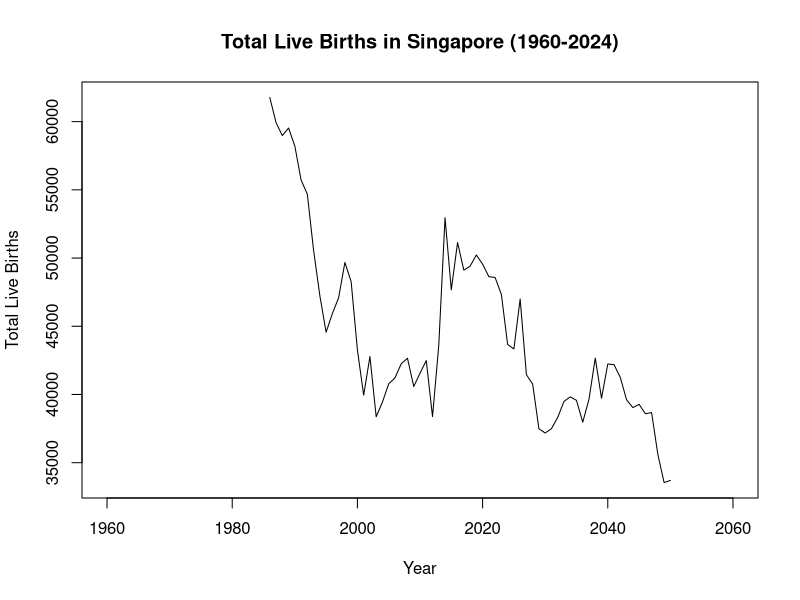
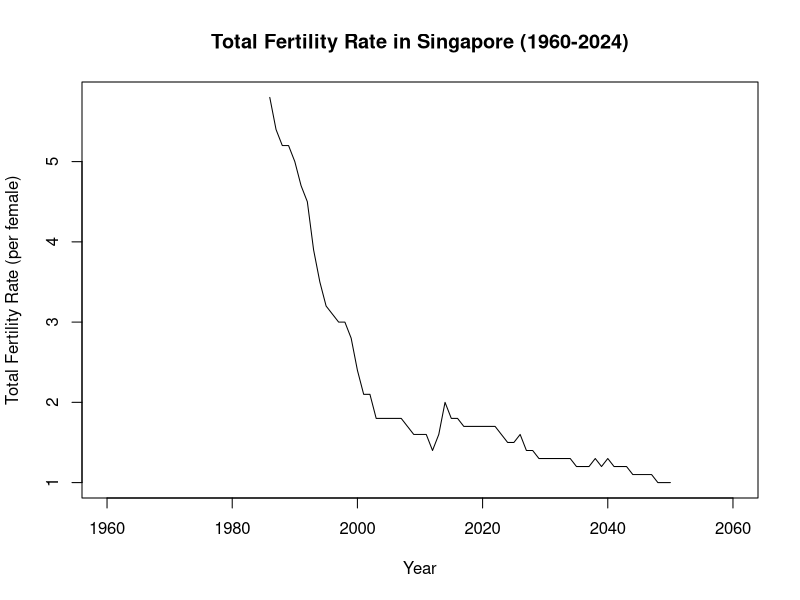
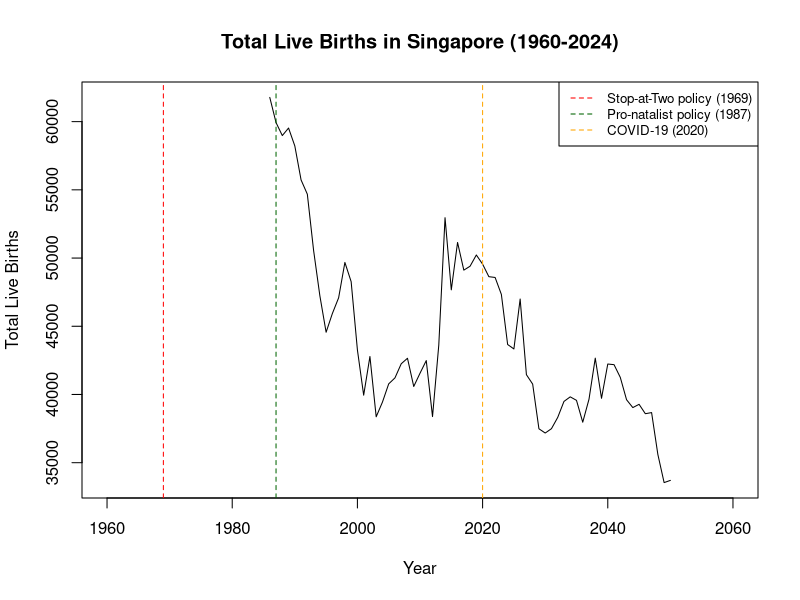
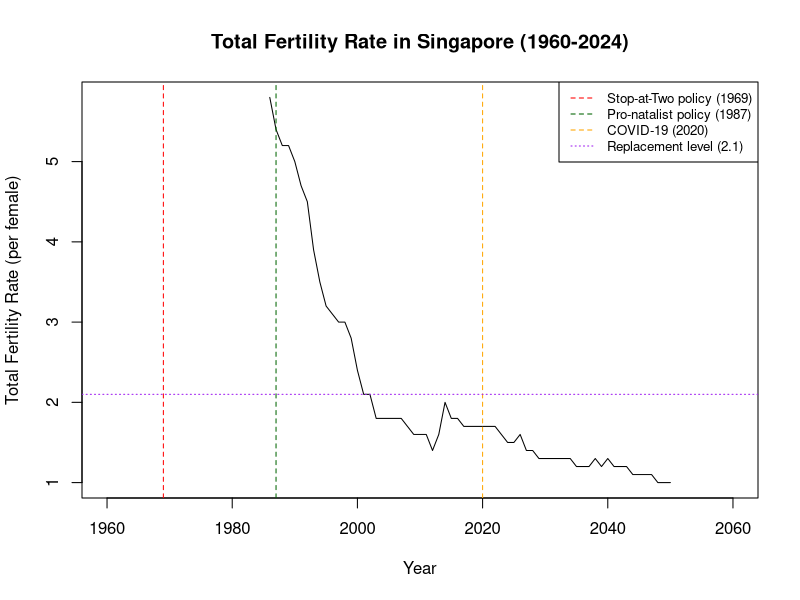

Here is the R script that generated these plots, in order: (Note: this script raises an error after producing the figures.)
## ---- chunk 1
# Load the data
births <- read.csv("singapore_births.csv")

# Rename columns
colnames(births) <- c("Year", "TFR", "TLB")

# Reverse so years go 1960 to 2024
births <- births[nrow(births):1, ]
rownames(births) <- NULL

# Check it looks right
head(births)
tail(births)

# Convert to time series objects
TLB <- ts(births$TLB, start = 1960, frequency = 1)
TFR <- ts(births$TFR, start = 1960, frequency = 1)

# Training period 1960-2012 only
TLB_train <- window(TLB, start = 1960, end = 2012)
TFR_train <- window(TFR, start = 1960, end = 2012)

## ---- chunk 2

# Summary statistics provide a basic numerical description of each series before visual analysis.
# We look at the minimum, maximum, mean and quartiles to understand the overall range and central tendency of TLB and TFR over the full 1960-2024 period.
cat("=== Total Live Births ===\n")
summary(TLB)

cat("\n=== Total Fertility Rate ===\n")
summary(TFR)

## ---- chunk 3
# Plotting the full TLB time series from 1960 to 2024.
plot(TLB,
     main = "Total Live Births in Singapore (1960-2024)",
     ylab = "Total Live Births",
     xlab = "Year")
## ---- chunk 4
plot(TFR,
     main = "Total Fertility Rate in Singapore (1960-2024)",
     ylab = "Total Fertility Rate (per female)",
     xlab = "Year")
## ---- chunk 5
# Reproduce the TLB plot with policy reference lines added at the years where known government interventions occurred

plot(TLB,
     main = "Total Live Births in Singapore (1960-2024)",
     ylab = "Total Live Births",
     xlab = "Year")
# Adding lines to the time series
abline(v = 1969, col = "red",       lty = 2) 
abline(v = 1987, col = "darkgreen", lty = 2)
abline(v = 2020, col = "orange",    lty = 2)

legend("topright",
       legend = c("Stop-at-Two policy (1969)",
                  "Pro-natalist policy (1987)",
                  "COVID-19 (2020)"),
       col    = c("red", "darkgreen", "orange"),
       lty    = 2,
       cex    = 0.8)
## ---- chunk 6
# Reproduce the TFR plot with policy reference lines and the replacement level line

plot(TFR,
     main = "Total Fertility Rate in Singapore (1960-2024)",
     ylab = "Total Fertility Rate (per female)",
     xlab = "Year")

abline(v = 1969, col = "red",       lty = 2)
abline(v = 1987, col = "darkgreen", lty = 2)
abline(v = 2020, col = "orange",    lty = 2)
abline(h = 2.1,  col = "purple",    lty = 3)

legend("topright",
       legend = c("Stop-at-Two policy (1969)",
                  "Pro-natalist policy (1987)",
                  "COVID-19 (2020)",
                  "Replacement level (2.1)"),
       col    = c("red", "darkgreen", "orange", "purple"),
       lty    = c(2, 2, 2, 3),
       cex    = 0.8)
## ---- chunk 7
# The ACF (correlogram) plots the autocorrelation at each lag. As noted in the course notes, if there is a trend the ACF will decrease slowly and remain significant across many lags, indicating non-stationarity.

acf(TLB, lag.max = 20,
    main = "ACF of Total Live Births (1960-2024)")
## ---- chunk 8
# The PACF plots the partial autocorrelation at each lag — the correlation between x_t and x_{t-k} after removing the effect of all intermediate lags.A dominant spike at lag 1 in the PACF suggests an AR(1) component may be present once the trend is removed.

pacf(TLB, lag.max = 20,
     main = "PACF of Total Live Births (1960-2024)")
## ---- chunk 9
# ACF of TFR — we expect a similar slowly decaying pattern to TLB given both series share a strong downward trend

acf(TFR, lag.max = 20,
    main = "ACF of Total Fertility Rate (1960-2024)")
## ---- chunk 10
# PACF of TFR to identify any autoregressive structure that may be present in the series

pacf(TFR, lag.max = 20,
     main = "PACF of Total Fertility Rate (1960-2024)")
## ---- chunk 11
# Apply first-order differencing to TLB training data using the diff() function and plot the result.A horizontal line at zero is added if the differenced series fluctuates around zero with no clear trend, stationarity has been achieved.

plot(diff(TLB_train),
     main = "First Difference of TLB (1960-2012)",
     ylab = "Change in TLB",
     xlab = "Year",
     col  = "steelblue",
     lwd  = 2)
abline(h = 0, lty = 2)
## ---- chunk 12
# Apply first-order differencing to TFR training data and plot the result

plot(diff(TFR_train),
     main = "First Difference of TFR (1960-2012)",
     ylab = "Change in TFR",
     xlab = "Year",
     col  = "darkred",
     lwd  = 2)
abline(h = 0, lty = 2)
## ---- chunk 13
# ACF of the differenced TLB series.If differencing has achieved stationarity, the ACF should no longer show the slow decay pattern seen in the raw series. Significant spikes indicate the MA order q to include in the ARIMA model.

acf(diff(TLB_train), lag.max = 20,
    main = "ACF of First Differenced TLB")
## ---- chunk 14
# PACF of the differenced TLB series.Significant spikes in the PACF indicate the AR order p to include in the ARIMA model.

pacf(diff(TLB_train), lag.max = 20,
     main = "PACF of First Differenced TLB")
## ---- chunk 15
# ACF of the differenced TFR series

acf(diff(TFR_train), lag.max = 20,
    main = "ACF of First Differenced TFR")
## ---- chunk 16
# PACF of the differenced TFR series

pacf(diff(TFR_train), lag.max = 20,
     main = "PACF of First Differenced TFR")
## ---- chunk 17
# We fit four candidate ARIMA(p,1,q) models to the training period 1960-2012 for each series.
# d = 1 throughout as first-order differencing was shown to achieve stationarity above. The arima() function is from base R and takes the time series and order = c(p, d, q) as arguments.

# TLB candidate models
tlb_m1 <- arima(TLB_train, order = c(1,1,0)) # AR(1) on differenced series
tlb_m2 <- arima(TLB_train, order = c(0,1,1)) # MA(1) on differenced series
tlb_m3 <- arima(TLB_train, order = c(1,1,1)) # ARMA(1,1) on differenced series
tlb_m4 <- arima(TLB_train, order = c(2,1,0)) # AR(2) on differenced series

# Compare AIC values for TLB — lower AIC is better AIC penalises model complexity so it balances fit against the number of parameters estimated
cat("=== TLB Model AIC Comparison ===\n")
cat("ARIMA(1,1,0):", AIC(tlb_m1), "\n")
cat("ARIMA(0,1,1):", AIC(tlb_m2), "\n")
cat("ARIMA(1,1,1):", AIC(tlb_m3), "\n")
cat("ARIMA(2,1,0):", AIC(tlb_m4), "\n")

# TFR candidate models — same four specifications
tfr_m1 <- arima(TFR_train, order = c(1,1,0))
tfr_m2 <- arima(TFR_train, order = c(0,1,1))
tfr_m3 <- arima(TFR_train, order = c(1,1,1))
tfr_m4 <- arima(TFR_train, order = c(2,1,0))

# Compare AIC values for TFR
cat("\n=== TFR Model AIC Comparison ===\n")
cat("ARIMA(1,1,0):", AIC(tfr_m1), "\n")
cat("ARIMA(0,1,1):", AIC(tfr_m2), "\n")
cat("ARIMA(1,1,1):", AIC(tfr_m3), "\n")
cat("ARIMA(2,1,0):", AIC(tfr_m4), "\n")

#updated residuals
tlb_best <- tlb_m2  # ARIMA(0,1,1) — lowest AIC for TLB
tfr_best <- tfr_m3  # ARIMA(1,1,1) — lowest AIC for TFR
## ---- chunk 18
# Select the best model for each series based on the lowest AIC from Section 5.3 above.
#Update tlb_m1 and tfr_m1 to whichever model had the lowest AIC — e.g. change to tlb_m2 if ARIMA(0,1,1) produced the lowest AIC for TLB.

tlb_best <- tlb_m2  # ARIMA(0,1,1) - lowest AIC for TLB
tfr_best <- tfr_m3  # ARIMA(1,1,1) - lowest AIC for TFR

# Print the full model output including parameter estimates and standard errors
cat("=== Best TLB Model ===\n")
print(tlb_best)

cat("\n=== Best TFR Model ===\n")
print(tfr_best)
## ---- chunk 19
# ACF of the TLB model residuals.
# As noted in the course notee, if the residuals resemble white noise the ACF  should show no significant spikes beyond the dotted blue significance bounds.
# na.omit() removes the NA introduced by differencing.

acf(na.omit(tlb_best$residuals), lag.max = 20,
    main = "ACF of Residuals: Best TLB Model")
## ---- chunk 20
# PACF of the TLB model residuals.Any significant spikes here would suggest a remaining AR structure that has not been captured by the model.

pacf(na.omit(tlb_best$residuals), lag.max = 20,
     main = "PACF of Residuals: Best TLB Model")
## ---- chunk 21
# ACF of the TFR model residuals

acf(na.omit(tfr_best$residuals), lag.max = 20,
    main = "ACF of Residuals: Best TFR Model")
## ---- chunk 22
# PACF of the TFR model residuals

pacf(na.omit(tfr_best$residuals), lag.max = 20,
     main = "PACF of Residuals: Best TFR Model")
## ---- chunk 23
# Q-Q plots check whether the residuals are approximately normally distributed, a key assumption of the ARIMA model.Points close to the diagonal red line indicate the normality assumption is reasonable. par(mfrow) sets up a side-by-side plot layout.

par(mfrow = c(1, 2))

qqnorm(na.omit(tlb_best$residuals),
       main = "Q-Q Plot: TLB Residuals")
qqline(na.omit(tlb_best$residuals), col = "red")

qqnorm(na.omit(tfr_best$residuals),
       main = "Q-Q Plot: TFR Residuals")
qqline(na.omit(tfr_best$residuals), col = "red")

## ---- chunk 24
# Use the predict() function to forecast 12 years ahead from the end of the training period (2012) to 2024.
# predict() returns pred (the forecast values) and se (the standard errors used to compute intervals).
tlb_fc <- predict(tlb_best, n.ahead = 12)
tfr_fc <- predict(tfr_best, n.ahead = 12)


plot(TLB,
     main = "TLB: Observed vs Forecast (2013-2024)",
     ylab = "Total Live Births",
     xlab = "Year",
     col  = "steelblue",
     lwd  = 2)

# Overlay the forecast values in red
lines(tlb_fc$pred, col = "red", lwd = 2)

# Add 95% prediction intervals: forecast +/- 1.96 * SE
# 1.96 corresponds to the 97.5th percentile of the 
# standard normal distribution
lines(tlb_fc$pred + 1.96 * tlb_fc$se, col = "red", lty = 2)
lines(tlb_fc$pred - 1.96 * tlb_fc$se, col = "red", lty = 2)

# Vertical dotted line marking end of training period
abline(v = 2012, lty = 3, col = "grey40")

legend("topright",
       legend = c("Observed", "Forecast", "95% PI"),
       col    = c("steelblue", "red", "red"),
       lty    = c(1, 1, 2),
       cex    = 0.8)
## ---- chunk 25
# TFR forecast plot — same structure as TLB above
plot(TFR,
     main = "TFR: Observed vs Forecast (2013-2024)",
     ylab = "Total Fertility Rate",
     xlab = "Year",
     col  = "darkred",
     lwd  = 2)

# Overlay TFR forecast and prediction intervals in blue
lines(tfr_fc$pred, col = "blue", lwd = 2)
lines(tfr_fc$pred + 1.96 * tfr_fc$se, col = "blue", lty = 2)
lines(tfr_fc$pred - 1.96 * tfr_fc$se, col = "blue", lty = 2)

# Vertical dotted line marking end of training period
abline(v = 2012, lty = 3, col = "grey40")

legend("topright",
       legend = c("Observed", "Forecast", "95% PI"),
       col    = c("darkred", "blue", "blue"),
       lty    = c(1, 1, 2),
       cex    = 0.8)
